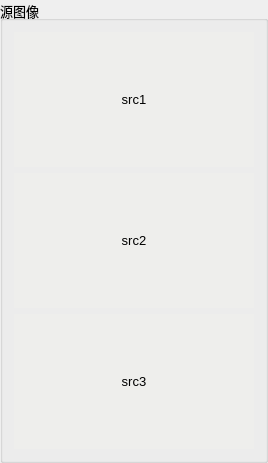
     <widget class="QGroupBox" name="groupBoxOriginalImage">
      <property name="sizePolicy">
       <sizepolicy hsizetype="Preferred" vsizetype="Preferred">
        <horstretch>32</horstretch>
        <verstretch>9</verstretch>
       </sizepolicy>
      </property>
      <property name="font">
       <font>
        <family>Microsoft YaHei UI</family>
        <pointsize>10</pointsize>
        <kerning>true</kerning>
       </font>
      </property>
      <property name="mouseTracking">
       <bool>false</bool>
      </property>
      <property name="title">
       <string>源图像</string>
      </property>
      <layout class="QVBoxLayout" name="verticalLayout">
       <item>
        <widget class="QLabel" name="labelOriginalImage1">
         <property name="sizePolicy">
          <sizepolicy hsizetype="Preferred" vsizetype="Preferred">
           <horstretch>16</horstretch>
           <verstretch>9</verstretch>
          </sizepolicy>
         </property>
         <property name="minimumSize">
          <size>
           <width>240</width>
           <height>135</height>
          </size>
         </property>
         <property name="sizeIncrement">
          <size>
           <width>16</width>
           <height>9</height>
          </size>
         </property>
         <property name="font">
          <font>
           <family>Microsoft YaHei UI</family>
           <pointsize>10</pointsize>
           <kerning>true</kerning>
          </font>
         </property>
         <property name="mouseTracking">
          <bool>false</bool>
         </property>
         <property name="styleSheet">
          <string notr="true">background-color: rgb(238, 238, 236);</string>
         </property>
         <property name="text">
          <string>src1</string>
         </property>
         <property name="scaledContents">
          <bool>true</bool>
         </property>
         <property name="alignment">
          <set>Qt::AlignCenter</set>
         </property>
        </widget>
       </item>
       <item>
        <widget class="QLabel" name="labelOriginalImage2">
         <property name="sizePolicy">
          <sizepolicy hsizetype="Preferred" vsizetype="Preferred">
           <horstretch>16</horstretch>
           <verstretch>9</verstretch>
          </sizepolicy>
         </property>
         <property name="minimumSize">
          <size>
           <width>240</width>
           <height>135</height>
          </size>
         </property>
         <property name="font">
          <font>
           <family>Microsoft YaHei UI</family>
           <pointsize>10</pointsize>
           <kerning>true</kerning>
          </font>
         </property>
         <property name="mouseTracking">
          <bool>false</bool>
         </property>
         <property name="styleSheet">
          <string notr="true">background-color: rgb(238, 238, 236);</string>
         </property>
         <property name="text">
          <string>src2</string>
         </property>
         <property name="scaledContents">
          <bool>true</bool>
         </property>
         <property name="alignment">
          <set>Qt::AlignCenter</set>
         </property>
        </widget>
       </item>
       <item>
        <widget class="QLabel" name="labelOriginalImage3">
         <property name="sizePolicy">
          <sizepolicy hsizetype="Preferred" vsizetype="Preferred">
           <horstretch>16</horstretch>
           <verstretch>9</verstretch>
          </sizepolicy>
         </property>
         <property name="minimumSize">
          <size>
           <width>240</width>
           <height>135</height>
          </size>
         </property>
         <property name="font">
          <font>
           <family>Microsoft YaHei UI</family>
           <pointsize>10</pointsize>
           <kerning>true</kerning>
          </font>
         </property>
         <property name="mouseTracking">
          <bool>false</bool>
         </property>
         <property name="styleSheet">
          <string notr="true">background-color: rgb(238, 238, 236);</string>
         </property>
         <property name="text">
          <string>src3</string>
         </property>
         <property name="scaledContents">
          <bool>true</bool>
         </property>
         <property name="alignment">
          <set>Qt::AlignCenter</set>
         </property>
        </widget>
       </item>
      </layout>
     </widget>
